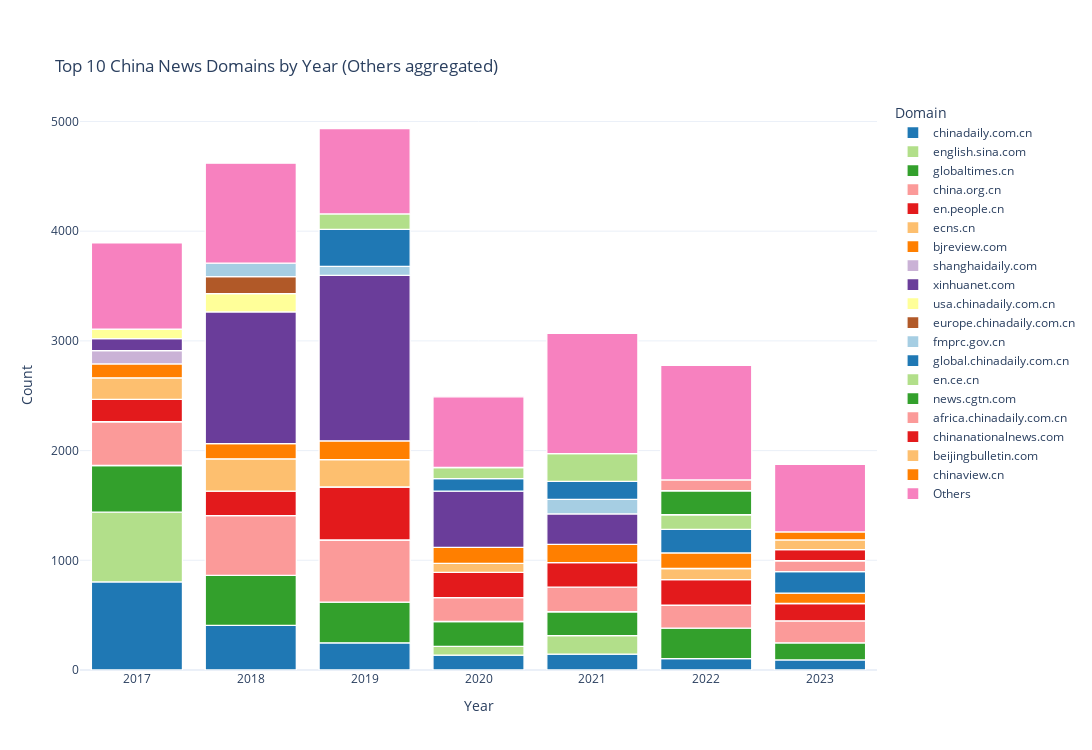

Notebook source saved alongside this figure:
### Markdown cell above
##### Plot

### Code cell
colour_dict = ['#a6cee3','#1f78b4','#b2df8a','#33a02c','#fb9a99','#e31a1c','#fdbf6f','#ff7f00','#cab2d6','#6a3d9a','#ffff99','#b15928']

# Plotting the barplot
fig = px.bar(top_domains_with_others, x="Year", y="Count", color="Domain", color_discrete_sequence=colour_dict,
             color_discrete_map={'Others': '#f781bf'},
             title="Top 10 China News Domains by Year (Others aggregated)",
             width=1250, height=750, template='plotly_white')

fig.update_layout(title_x=0.05, title_y=0.92)

fig.update_traces(marker_line_width=1.3,marker_line_color="white")

fig.show()

### Figure 1 — Plotly figure (JSON) as saved in the notebook; plotly's stock layout.template omitted (floating-point values rounded to 4 significant figures)
{"data": [{"alignmentgroup": "True", "hovertemplate": "Domain=chinadaily.com.cn<br>Year=%{x}<br>Count=%{y}<extra></extra>", "legendgroup": "chinadaily.com.cn", "marker": {"color": "#1f78b4", "line": {"color": "white", "width": 1.3}}, "name": "chinadaily.com.cn", "offsetgroup": "chinadaily.com.cn", "orientation": "v", "showlegend": true, "textposition": "auto", "type": "bar", "x": ["2017", "2018", "2019", "2020", "2021", "2022", "2023"], "xaxis": "x", "y": [803, 406, 248, 135, 145, 103, 92], "yaxis": "y"}, {"alignmentgroup": "True", "hovertemplate": "Domain=english.sina.com<br>Year=%{x}<br>Count=%{y}<extra></extra>", "legendgroup": "english.sina.com", "marker": {"color": "#b2df8a", "line": {"color": "white", "width": 1.3}}, "name": "english.sina.com", "offsetgroup": "english.sina.com", "orientation": "v", "showlegend": true, "textposition": "auto", "type": "bar", "x": ["2017", "2020", "2021"], "xaxis": "x", "y": [636, 80, 168], "yaxis": "y"}, {"alignmentgroup": "True", "hovertemplate": "Domain=globaltimes.cn<br>Year=%{x}<br>Count=%{y}<extra></extra>", "legendgroup": "globaltimes.cn", "marker": {"color": "#33a02c", "line": {"color": "white", "width": 1.3}}, "name": "globaltimes.cn", "offsetgroup": "globaltimes.cn", "orientation": "v", "showlegend": true, "textposition": "auto", "type": "bar", "x": ["2017", "2018", "2019", "2020", "2021", "2022", "2023"], "xaxis": "x", "y": [425, 456, 371, 227, 218, 279, 156], "yaxis": "y"}, {"alignmentgroup": "True", "hovertemplate": "Domain=china.org.cn<br>Year=%{x}<br>Count=%{y}<extra></extra>", "legendgroup": "china.org.cn", "marker": {"color": "#fb9a99", "line": {"color": "white", "width": 1.3}}, "name": "china.org.cn", "offsetgroup": "china.org.cn", "orientation": "v", "showlegend": true, "textposition": "auto", "type": "bar", "x": ["2017", "2018", "2019", "2020", "2021", "2022", "2023"], "xaxis": "x", "y": [399, 545, 566, 217, 224, 208, 200], "yaxis": "y"}, {"alignmentgroup": "True", "hovertemplate": "Domain=en.people.cn<br>Year=%{x}<br>Count=%{y}<extra></extra>", "legendgroup": "en.people.cn", "marker": {"color": "#e31a1c", "line": {"color": "white", "width": 1.3}}, "name": "en.people.cn", "offsetgroup": "en.people.cn", "orientation": "v", "showlegend": true, "textposition": "auto", "type": "bar", "x": ["2017", "2018", "2019", "2020", "2021", "2022", "2023"], "xaxis": "x", "y": [204, 223, 483, 231, 223, 233, 158], "yaxis": "y"}, {"alignmentgroup": "True", "hovertemplate": "Domain=ecns.cn<br>Year=%{x}<br>Count=%{y}<extra></extra>", "legendgroup": "ecns.cn", "marker": {"color": "#fdbf6f", "line": {"color": "white", "width": 1.3}}, "name": "ecns.cn", "offsetgroup": "ecns.cn", "orientation": "v", "showlegend": true, "textposition": "auto", "type": "bar", "x": ["2017", "2018", "2019", "2020", "2022"], "xaxis": "x", "y": [196, 295, 250, 82, 102], "yaxis": "y"}, {"alignmentgroup": "True", "hovertemplate": "Domain=bjreview.com<br>Year=%{x}<br>Count=%{y}<extra></extra>", "legendgroup": "bjreview.com", "marker": {"color": "#ff7f00", "line": {"color": "white", "width": 1.3}}, "name": "bjreview.com", "offsetgroup": "bjreview.com", "orientation": "v", "showlegend": true, "textposition": "auto", "type": "bar", "x": ["2017", "2018", "2019", "2020", "2021", "2022", "2023"], "xaxis": "x", "y": [127, 139, 171, 146, 168, 142, 94], "yaxis": "y"}, {"alignmentgroup": "True", "hovertemplate": "Domain=shanghaidaily.com<br>Year=%{x}<br>Count=%{y}<extra></extra>", "legendgroup": "shanghaidaily.com", "marker": {"color": "#cab2d6", "line": {"color": "white", "width": 1.3}}, "name": "shanghaidaily.com", "offsetgroup": "shanghaidaily.com", "orientation": "v", "showlegend": true, "textposition": "auto", "type": "bar", "x": ["2017"], "xaxis": "x", "y": [121], "yaxis": "y"}, {"alignmentgroup": "True", "hovertemplate": "Domain=xinhuanet.com<br>Year=%{x}<br>Count=%{y}<extra></extra>", "legendgroup": "xinhuanet.com", "marker": {"color": "#6a3d9a", "line": {"color": "white", "width": 1.3}}, "name": "xinhuanet.com", "offsetgroup": "xinhuanet.com", "orientation": "v", "showlegend": true, "textposition": "auto", "type": "bar", "x": ["2017", "2018", "2019", "2020", "2021"], "xaxis": "x", "y": [109, 1200, 1508, 512, 277], "yaxis": "y"}, {"alignmentgroup": "True", "hovertemplate": "Domain=usa.chinadaily.com.cn<br>Year=%{x}<br>Count=%{y}<extra></extra>", "legendgroup": "usa.chinadaily.com.cn", "marker": {"color": "#ffff99", "line": {"color": "white", "width": 1.3}}, "name": "usa.chinadaily.com.cn", "offsetgroup": "usa.chinadaily.com.cn", "orientation": "v", "showlegend": true, "textposition": "auto", "type": "bar", "x": ["2017", "2018"], "xaxis": "x", "y": [88, 166], "yaxis": "y"}, {"alignmentgroup": "True", "hovertemplate": "Domain=europe.chinadaily.com.cn<br>Year=%{x}<br>Count=%{y}<extra></extra>", "legendgroup": "europe.chinadaily.com.cn", "marker": {"color": "#b15928", "line": {"color": "white", "width": 1.3}}, "name": "europe.chinadaily.com.cn", "offsetgroup": "europe.chinadaily.com.cn", "orientation": "v", "showlegend": true, "textposition": "auto", "type": "bar", "x": ["2018"], "xaxis": "x", "y": [156], "yaxis": "y"}, {"alignmentgroup": "True", "hovertemplate": "Domain=fmprc.gov.cn<br>Year=%{x}<br>Count=%{y}<extra></extra>", "legendgroup": "fmprc.gov.cn", "marker": {"color": "#a6cee3", "line": {"color": "white", "width": 1.3}}, "name": "fmprc.gov.cn", "offsetgroup": "fmprc.gov.cn", "orientation": "v", "showlegend": true, "textposition": "auto", "type": "bar", "x": ["2018", "2019", "2021"], "xaxis": "x", "y": [122, 83, 132], "yaxis": "y"}, {"alignmentgroup": "True", "hovertemplate": "Domain=global.chinadaily.com.cn<br>Year=%{x}<br>Count=%{y}<extra></extra>", "legendgroup": "global.chinadaily.com.cn", "marker": {"color": "#1f78b4", "line": {"color": "white", "width": 1.3}}, "name": "global.chinadaily.com.cn", "offsetgroup": "global.chinadaily.com.cn", "orientation": "v", "showlegend": true, "textposition": "auto", "type": "bar", "x": ["2019", "2020", "2021", "2022", "2023"], "xaxis": "x", "y": [336, 115, 164, 215, 196], "yaxis": "y"}, {"alignmentgroup": "True", "hovertemplate": "Domain=en.ce.cn<br>Year=%{x}<br>Count=%{y}<extra></extra>", "legendgroup": "en.ce.cn", "marker": {"color": "#b2df8a", "line": {"color": "white", "width": 1.3}}, "name": "en.ce.cn", "offsetgroup": "en.ce.cn", "orientation": "v", "showlegend": true, "textposition": "auto", "type": "bar", "x": ["2019", "2020", "2021", "2022"], "xaxis": "x", "y": [141, 101, 254, 133], "yaxis": "y"}, {"alignmentgroup": "True", "hovertemplate": "Domain=news.cgtn.com<br>Year=%{x}<br>Count=%{y}<extra></extra>", "legendgroup": "news.cgtn.com", "marker": {"color": "#33a02c", "line": {"color": "white", "width": 1.3}}, "name": "news.cgtn.com", "offsetgroup": "news.cgtn.com", "orientation": "v", "showlegend": true, "textposition": "auto", "type": "bar", "x": ["2022"], "xaxis": "x", "y": [219], "yaxis": "y"}, {"alignmentgroup": "True", "hovertemplate": "Domain=africa.chinadaily.com.cn<br>Year=%{x}<br>Count=%{y}<extra></extra>", "legendgroup": "africa.chinadaily.com.cn", "marker": {"color": "#fb9a99", "line": {"color": "white", "width": 1.3}}, "name": "africa.chinadaily.com.cn", "offsetgroup": "africa.chinadaily.com.cn", "orientation": "v", "showlegend": true, "textposition": "auto", "type": "bar", "x": ["2022", "2023"], "xaxis": "x", "y": [99, 100], "yaxis": "y"}, {"alignmentgroup": "True", "hovertemplate": "Domain=chinanationalnews.com<br>Year=%{x}<br>Count=%{y}<extra></extra>", "legendgroup": "chinanationalnews.com", "marker": {"color": "#e31a1c", "line": {"color": "white", "width": 1.3}}, "name": "chinanationalnews.com", "offsetgroup": "chinanationalnews.com", "orientation": "v", "showlegend": true, "textposition": "auto", "type": "bar", "x": ["2023"], "xaxis": "x", "y": [102], "yaxis": "y"}, {"alignmentgroup": "True", "hovertemplate": "Domain=beijingbulletin.com<br>Year=%{x}<br>Count=%{y}<extra></extra>", "legendgroup": "beijingbulletin.com", "marker": {"color": "#fdbf6f", "line": {"color": "white", "width": 1.3}}, "name": "beijingbulletin.com", "offsetgroup": "beijingbulletin.com", "orientation": "v", "showlegend": true, "textposition": "auto", "type": "bar", "x": ["2023"], "xaxis": "x", "y": [88], "yaxis": "y"}, {"alignmentgroup": "True", "hovertemplate": "Domain=chinaview.cn<br>Year=%{x}<br>Count=%{y}<extra></extra>", "legendgroup": "chinaview.cn", "marker": {"color": "#ff7f00", "line": {"color": "white", "width": 1.3}}, "name": "chinaview.cn", "offsetgroup": "chinaview.cn", "orientation": "v", "showlegend": true, "textposition": "auto", "type": "bar", "x": ["2023"], "xaxis": "x", "y": [73], "yaxis": "y"}, {"alignmentgroup": "True", "hovertemplate": "Domain=Others<br>Year=%{x}<br>Count=%{y}<extra></extra>", "legendgroup": "Others", "marker": {"color": "#f781bf", "line": {"color": "white", "width": 1.3}}, "name": "Others", "offsetgroup": "Others", "orientation": "v", "showlegend": true, "textposition": "auto", "type": "bar", "x": ["2017", "2018", "2019", "2020", "2021", "2022", "2023"], "xaxis": "x", "y": [785, 912, 779, 644, 1096, 1044, 616], "yaxis": "y"}], "layout": {"barmode": "relative", "height": 750, "legend": {"title": {"text": "Domain"}, "tracegroupgap": 0}, "title": {"text": "Top 10 China News Domains by Year (Others aggregated)", "x": 0.05, "y": 0.92}, "width": 1250, "xaxis": {"anchor": "y", "domain": [0, 1], "title": {"text": "Year"}}, "yaxis": {"anchor": "x", "domain": [0, 1], "title": {"text": "Count"}}}}
